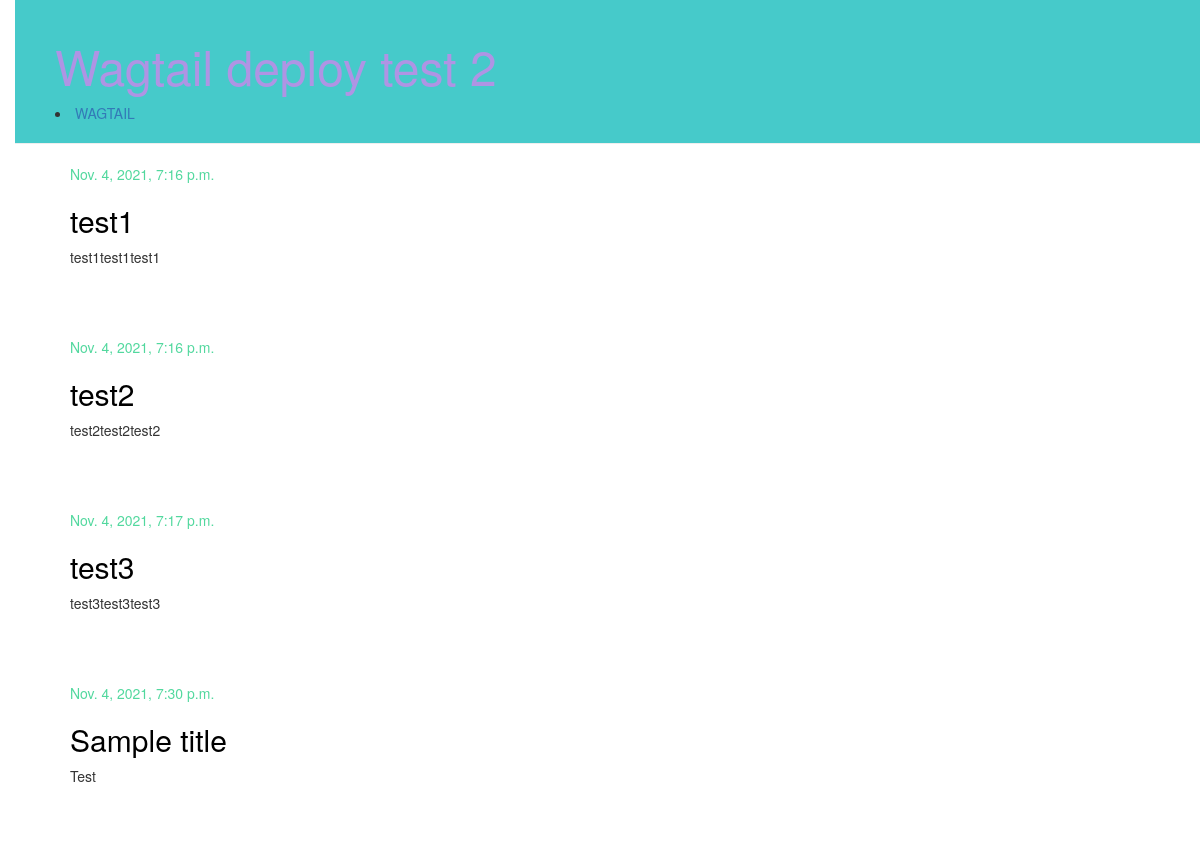
The page / on the database its author committed.
### blog/models.py (models this page shows, shortened)
class Post(models.Model):
    author = models.ForeignKey(
        settings.AUTH_USER_MODEL,
        on_delete=models.CASCADE,
    )
    title = models.CharField(max_length=200)
    text = models.TextField()
    created_date = models.DateTimeField(default=timezone.now)
    published_date = models.DateTimeField(blank=True, null=True)

### blog/views.py (the view)
# urls.py: path('', views.post_list, name='post_list'),
def post_list(request):
    posts = Post.objects.filter(published_date__lte=timezone.now()).order_by('published_date')
    return render(request, 'blog/post_list.html', {'posts': posts})

### templates/blog/post_list.html
{% extends 'blog/base.html' %}
{% load static %}
{% load wagtailcore_tags %}
{% block content %}
    {% for post in posts %}
        <div class="post">
            <div class="date">
                {{ post.published_date }}
            </div>
            <h2><a href="{% url 'post_detail' pk=post.pk %}">{{ post.title }}</a></h2>
            <p>{{ post.text|linebreaksbr }}</p>
        </div>
    {% endfor %}
{% endblock %}

### templates/blog/base.html (shortened to what this page needs)
{% load static %}
{% load wagtailcore_tags %}
<html>
    <head>
        <link rel="stylesheet" href="//maxcdn.bootstrapcdn.com/bootstrap/3.2.0/css/bootstrap.min.css">
        <link rel="stylesheet" href="//maxcdn.bootstrapcdn.com/bootstrap/3.2.0/css/bootstrap-theme.min.css">
        <link rel="stylesheet" href="{% static 'css/blog.css' %}">
    </head>
    <body>
        <div class="page-header">
            <h1><a href="/">Wagtail deploy test 2</a></h1>
            <li>
                <a href="/pages/home/our-blog/">WAGTAIL</a>
            </li>
        </div>
        <div class="content container">
            <div class="row">
                <div class="col-md-8">
                {% block content %}
                {% endblock content %}
                </div>
            </div>
        </div>
    </body>
</html>

### static/css/blog.css (style rules this page uses)
h1 a, h2 a { color: #46caca; }
body { padding-left: 15px; }
.page-header { background-color: #46caca; margin-top: 0; padding: 20px 20px 20px 40px; }
.page-header h1, .page-header h1 a, .page-header h1 a:visited, .page-header h1 a:active { color: #af94e4; font-size: 36pt; text-decoration: none; }
.content { margin-left: 40px; }
.date { color: #52d89e; }
.post { margin-bottom: 70px; }
.post h2 a, .post h2 a:visited { color: #000000; }

### rows shown on the page
Post: published_date "Nov. 4, 2021, 7:16 p.m.", title "test1", text "test1test1test1"
Post: published_date "Nov. 4, 2021, 7:16 p.m.", title "test2", text "test2test2test2"
Post: published_date "Nov. 4, 2021, 7:17 p.m.", title "test3", text "test3test3test3"
Post: published_date "Nov. 4, 2021, 7:30 p.m.", title "Sample title", text "Test"
